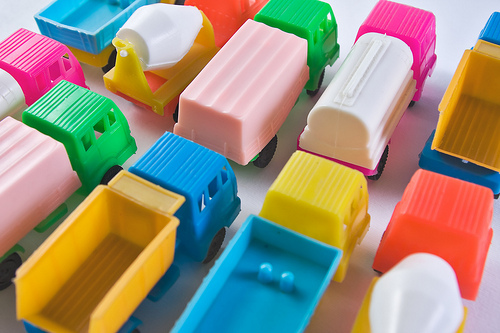
%> input picture naloga1/trucks.jpg, 500 x 333 px
$ octave --eval "vaja1_naloga4;"   (GNU Octave 9; MATLAB toolbox functions it lacks are replaced by stand-ins)
%> lines starting %> are read from the running program, lines starting %| are printed output that depends on the picture; in (x1, y1, x2, y2) boxes, pixels count from 0 and x2, y2 are one past the last pixel; in counts of white or black regions, pixels touching at a corner belong together; the program's own positions count from 1
## NALOGA 4
function vaja1_naloga4()
pkg load image
  #nal4_a
  #nal4_b
  #nal4_c
  #nal4_d
  nal4_f #regije now good
  Irgb= imread('flum.jpg');
  I1 = rgb2hsv(imread('flum.jpg'));
  immask(Irgb,I1);
endfunction

% [87 lines left out: functions nal4_a, nal4_b, nal4_c, nal4_d, not called in this run]


###

#e) narejen ZGORAJ UPORAGOVAL TUDI PO V IN S,
# težko je določiti oddtenek zaradi različnih vrednostih v V in S,
# lažje lahko to določimo z uporagovanjem po še teh kanalih
function [moment] = moment(R, p, q)
   moment = sum(R(:,1).^p.* R(:,2).^q)
endfunction
function nal4_f
yimg = rgb2hsv(imread("trucks.jpg"));
%> yimg: size 333x500x3 double; mean H, S, V 0.42, 0.568, 0.758
prag = (yimg(:,:,1)>=32/360 & yimg(:,:,1)<=55/360) & yimg(:,:,2) >= 0.4  & yimg(:,:,3)>=0.4;
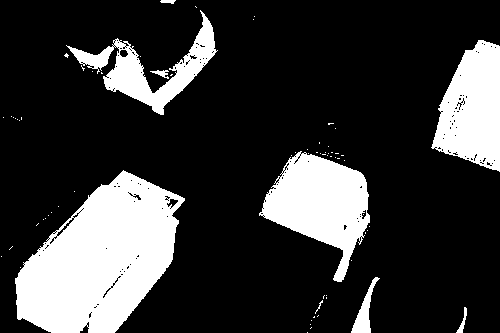
%> prag: size 333x500 logical; 21.7% white; 70 white regions (61 under 20 px), largest, box (x1, y1, x2, y2) and area: (15, 170, 185, 333) 17303, (259, 151, 370, 282) 7532, (431, 40, 500, 172) 6204
figure(3);
SE = strel('diamond',4);
[finished_pic, n]= bwlabel(imdilate(bwareaopen(prag,25),SE));
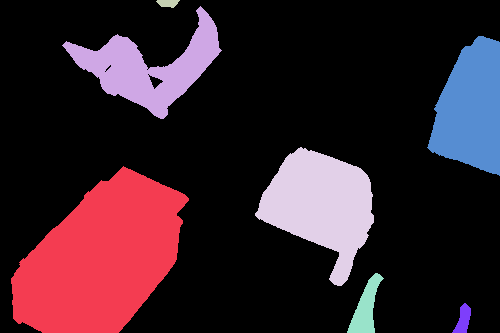
%> finished_pic: size 333x500 double; 8 distinct labels, from 0 to 7; one colour per label, 0 black
%> n = 7
imshow(finished_pic);
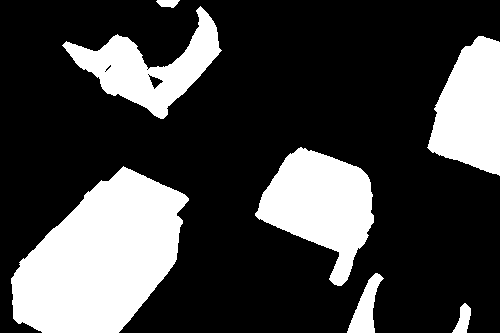
%> displayed picture: size 333x500, on the screen's scale of 0 to 255; 26.2% white; 7 white regions, largest, box (x1, y1, x2, y2) and area: (11, 166, 189, 333) 19242, (255, 147, 374, 286) 9160, (427, 36, 500, 176) 7157
for i=1:n
  i
  [r,c]=find(finished_pic==i);
  rc = [r c];
  moment(rc,0,0);
  moment(rc,1,0);
  moment(rc,0,1);
endfor
%> this loop made 7 passes
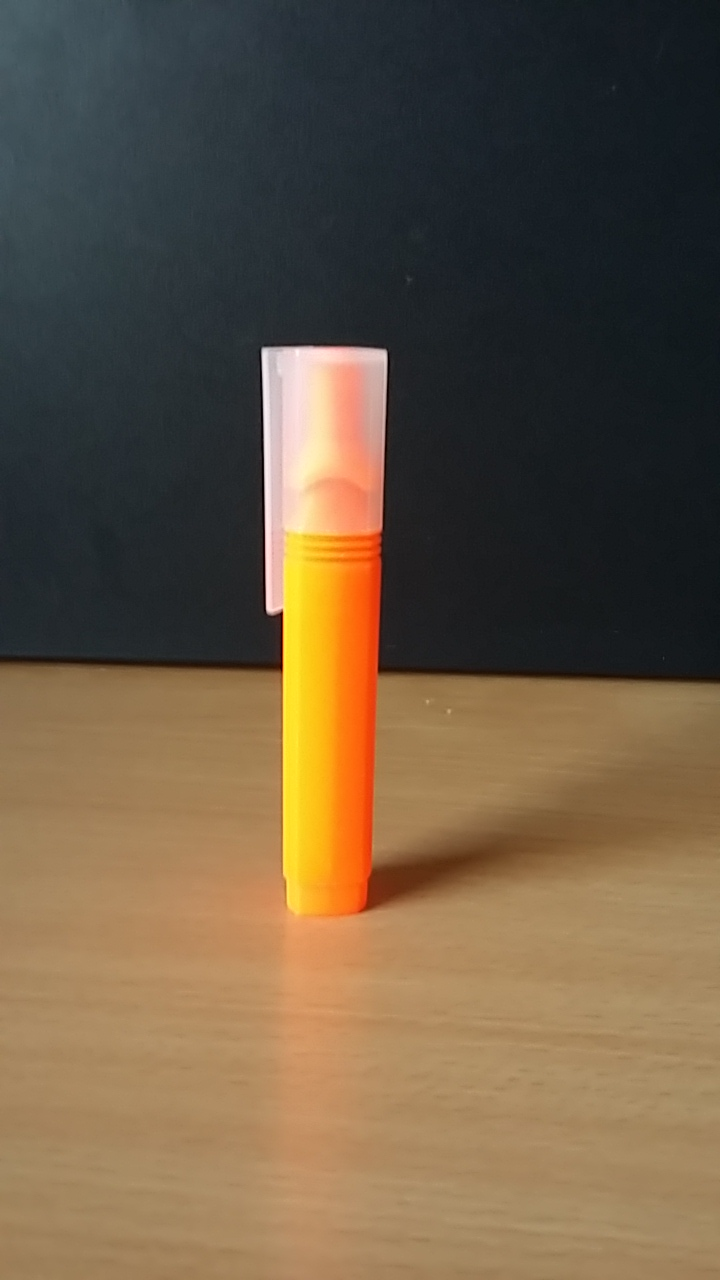
%> input picture naloga1/flum.jpg, 720 x 1280 px
%> in vaja1_naloga4, Irgb is the input picture: size 1280x720x3 uint8; mean R, G, B 107.2, 89.8, 67.7
%> in vaja1_naloga4, `I1 = rgb2hsv(imread('flum.jpg'));`: I1: size 1280x720x3 double; mean H, S, V 0.322, 0.382, 0.443
#neznam momentu dobit
endfunction

function immask(pic_rgb,pic_bw)

Irgb=pic_rgb;
I1=pic_bw;
figure(4);
subplot(1,3,1);
imshow(Irgb);
first=I1(:,:,1);
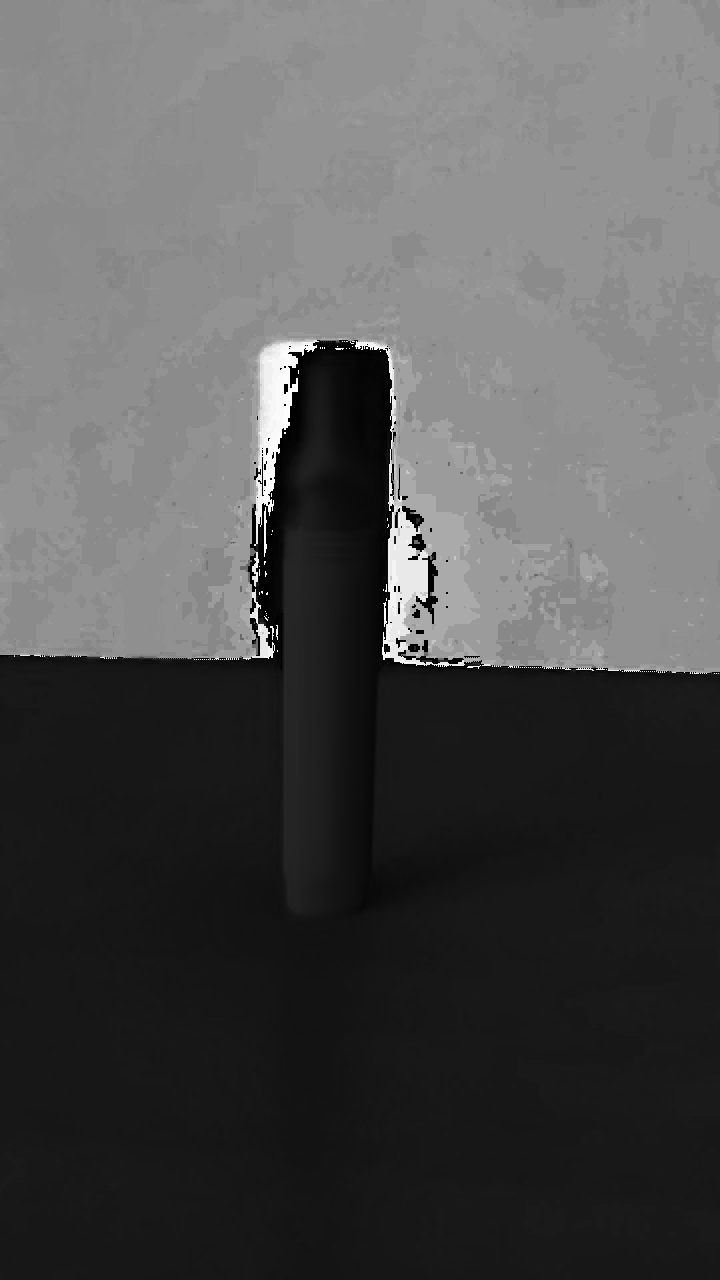
%> first: size 1280x720 double; min 0, max 0.998, mean 0.322
orange=first >= 14/360 & first <= 54/360;
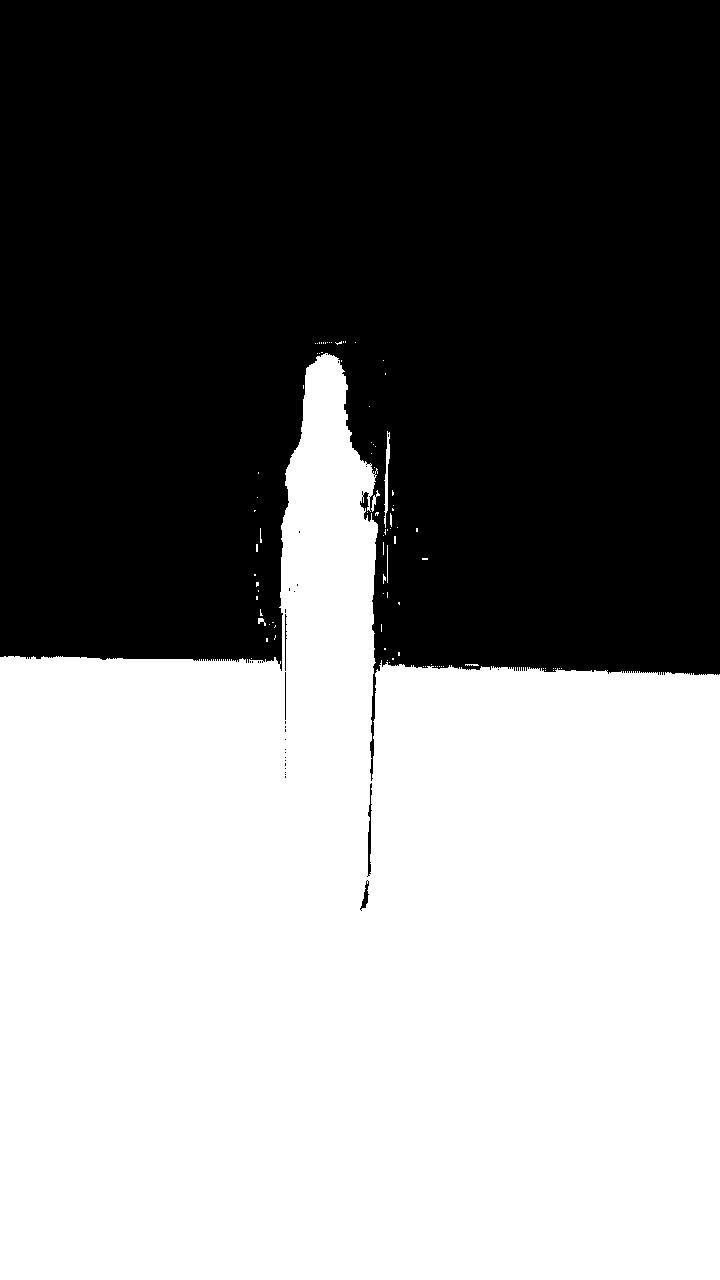
%> orange: size 1280x720 logical; 50.6% white; 32 black regions (27 under 20 px), largest, box (x1, y1, x2, y2) and area: (0, 0, 720, 781) 455192, (367, 783, 372, 877) 207, (360, 880, 369, 911) 108, (285, 614, 287, 671) 62, (285, 672, 286, 720) 48
special = orange & I1(:,:,2)>0.1 & I1(:,:,3)>=0.95;
%> special: size 1280x720 logical; 4.5% white; 20 white regions (19 under 20 px), largest, box (x1, y1, x2, y2) and area: (279, 353, 376, 924) 41788
subplot(1,3,2);
imshow(special);
subplot(1,3,3);
imshow(special.*Irgb);
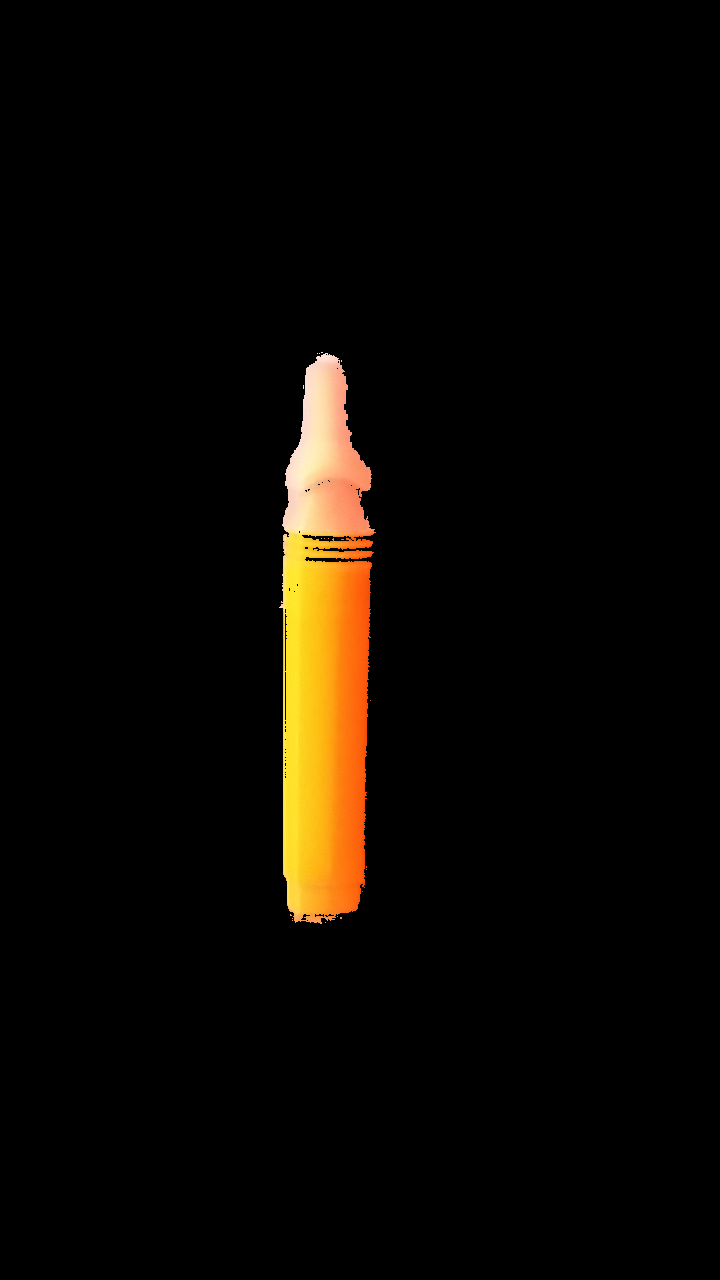
%> displayed picture: size 1280x720x3, on the screen's scale of 0 to 255; mean R, G, B 11.5, 7.8, 2.7
end
